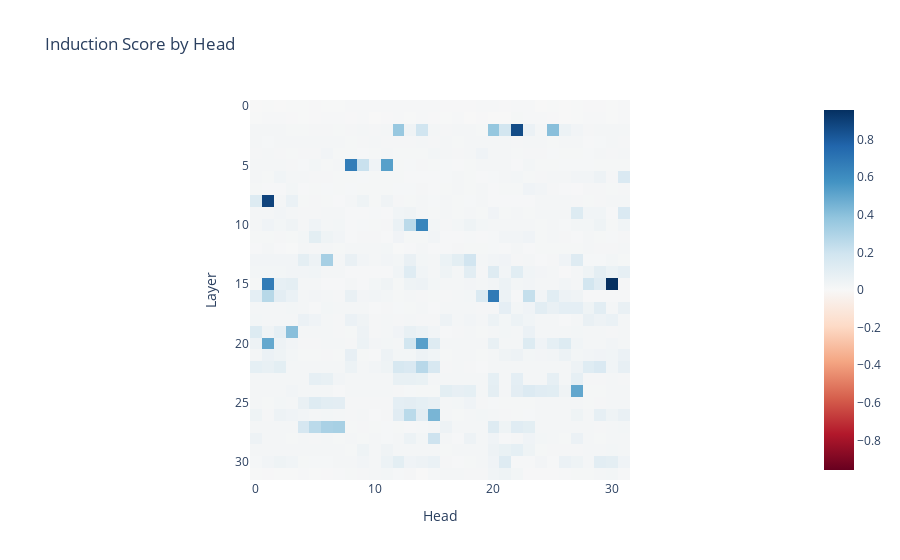

The notebook cell saved with this chart:
### Code cell
# We make a tensor to store the induction score for each head. We put it on the model's device to avoid needing to move things between the GPU and CPU, which can be slow.
induction_score_store = torch.zeros((model.cfg.n_layers, model.cfg.n_heads), device=model.cfg.device)
def induction_score_hook(
    pattern: Float[torch.Tensor, "batch head_index dest_pos source_pos"],
    hook: HookPoint,
):
    # We take the diagonal of attention paid from each destination position to source positions seq_len-1 tokens back
    # (This only has entries for tokens with index>=seq_len)
    induction_stripe = pattern.diagonal(dim1=-2, dim2=-1, offset=1-seq_len)
    # Get an average score per head
    induction_score = einops.reduce(induction_stripe, "batch head_index position -> head_index", "mean")
    # Store the result.
    induction_score_store[hook.layer(), :] = induction_score

# We make a boolean filter on activation names, that's true only on attention pattern names.
pattern_hook_names_filter = lambda name: name.endswith("pattern")

model.run_with_hooks(
    repeated_tokens, 
    return_type=None, # For efficiency, we don't need to calculate the logits
    fwd_hooks=[(
        pattern_hook_names_filter,
        induction_score_hook
    )]
)

imshow(induction_score_store, xaxis="Head", yaxis="Layer", title="Induction Score by Head")

### Figure 1 — Plotly figure (JSON) as saved in the notebook; plotly's stock layout.template omitted (floating-point values rounded to 4 significant figures; data arrays with more than 128 entries replaced by an {"elided": "..."} marker saying what was removed)
{"data": [{"coloraxis": "coloraxis", "hovertemplate": "Head: %{x}<br>Layer: %{y}<br>color: %{z}<extra></extra>", "name": "0", "type": "heatmap", "xaxis": "x", "yaxis": "y", "z": {"elided": "32x32 float values"}}], "layout": {"coloraxis": {"cmid": 0, "colorscale": [[0, "rgb(103,0,31)"], [0.1, "rgb(178,24,43)"], [0.2, "rgb(214,96,77)"], [0.3, "rgb(244,165,130)"], [0.4, "rgb(253,219,199)"], [0.5, "rgb(247,247,247)"], [0.6, "rgb(209,229,240)"], [0.7, "rgb(146,197,222)"], [0.8, "rgb(67,147,195)"], [0.9, "rgb(33,102,172)"], [1, "rgb(5,48,97)"]]}, "title": {"text": "Induction Score by Head"}, "xaxis": {"anchor": "y", "constrain": "domain", "domain": [0, 1], "scaleanchor": "y", "title": {"text": "Head"}}, "yaxis": {"anchor": "x", "autorange": "reversed", "constrain": "domain", "domain": [0, 1], "title": {"text": "Layer"}}}}
